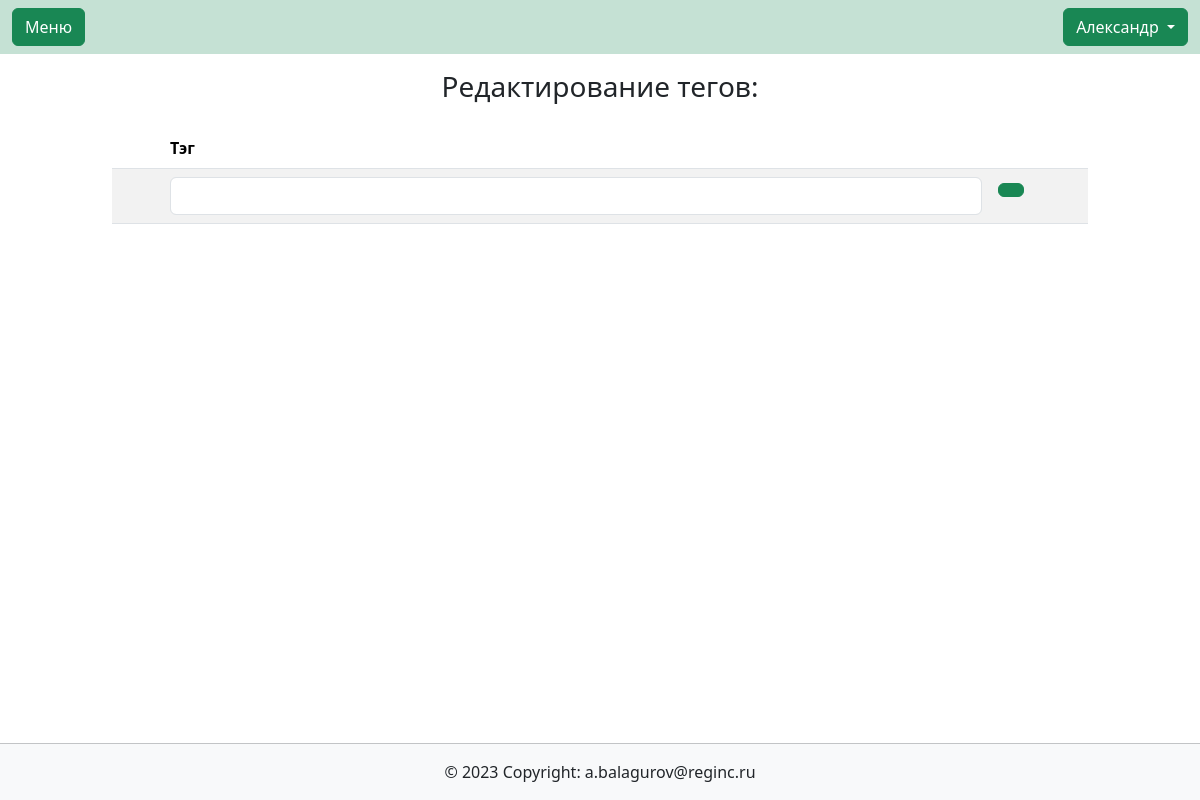
/contentmanagment/tags/ (signed in), run on an earlier commit of the app's database.
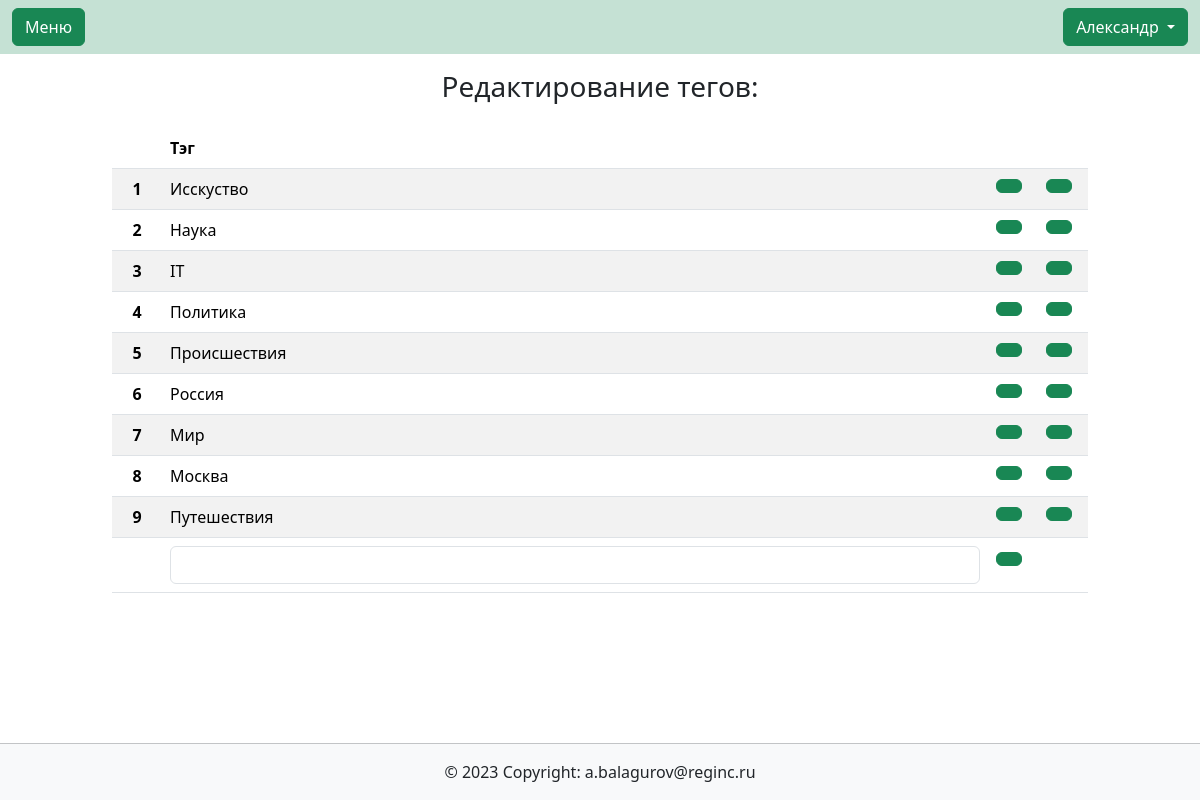
And on a later commit of the database.
### users/models.py (models this page shows, shortened)
class User(AbstractUser):
    description = models.CharField(max_length=150, blank=True, verbose_name='Занимаемая должность',)
    class Meta:
        verbose_name_plural = 'Пользователи'
        default_permissions = ()
        permissions = [
            ('edit_profile', 'Сan change his profile data'),
            ('user_administration', 'Can add, change and delete user data')
        ]

### main/models.py (models this page shows, shortened)
class TagsModel(models.Model):
    description = models.CharField(max_length=100, blank=True)
    class Meta:
        verbose_name_plural = 'Тэги публикаций'
        default_permissions = ()
        permissions = [
            ('tags_editor', 'Can edit the tags')
        ]
    def get_absolute_url(self):
        return reverse('contentmanagment:tags', kwargs={'id': self.id})

### contentmanagment/views.py (the view, shortened to what this page needs)
# urls.py: path('tags/', views.tags, name='tags'),
@permission_required(['main.tags_editor'], raise_exception=True)
def tags(request, id=None):
    tags_news = TagsModel.objects.all()
    if id is not None:
        instance = TagsModel.objects.get(pk=id)
        form = TagsForm(instance=instance)
    else:
        form = TagsForm()
    context = {
        'tags': tags_news,
        'form': form,
        'id': id,
    }
    return render(request, 'contentmanagment/tags.html', context)

### contentmanagment/forms.py
class TagsForm(forms.ModelForm):
    class Meta:
        model = TagsModel
        fields = ['description']
        widgets = {
            'description': forms.TextInput(attrs={'class': 'form-control'}),
        }

### contentmanagment/templates/contentmanagment/tags.html (shortened to what this page needs)
{% extends  'base.html' %}
{% load bootstrap_icons %}
{% block content %}
    <h3 class="text-center py-3">Редактирование тегов:</h3>
    <div class="container col-12 col-md-10">
    <table class="table table-striped">
        <thead>
          <tr>
            <th scope="col"></th>
            <th scope="col">Тэг</th>
            <th scope="col"></th>
            <th scope="col"></th>
          </tr>
        </thead>
        <tbody>
        {% for tag in tags %}
            <tr class="my-auto align-items-center">
                <th scope="row" class="my-auto py-auto text-center" style="width: 50px;">{{ forloop.counter }}</th>
                <td class="my-auto py-auto align-items-center">{{ tag.description }}</td>
                <td class="my-1 py-1" style="width: 50px;"><a class="btn btn-success" href="{{ tag.get_absolute_url }}">{% bs_icon 'pencil-fill' size='1.3em' %}</a></td>
                <td class="my-1 py-1" style="width: 50px;"><a class="btn btn-success" href="{% url 'contentmanagment:removetag' tag.id %}">{% bs_icon 'trash3-fill' size='1.3em' %}</a></td>
            </tr>
        {% endfor %}
            <form method="post">
                <tr class="my-auto align-items-center">
                    <th scope="row" class="my-auto text-center" style="width: 50px;"></th>
                    <td class="my-auto py-auto align-items-center">{{ form.description }}</td>
                    <td class="my-auto" style="width: 50px;"><button type="submit" class="btn btn-success"> </button></td>
                    <td></td>
                </tr>
            </form>
        </tbody>
    </table>
</div>
{% endblock content %}

### all_apps/templates/base.html (shortened to what this page needs)
<!DOCTYPE html>
{% load bootstrap5 %}
{% load bootstrap_icons %}
{% load static %}
{% load i18n %}
<html lang="ru">
<head>
    <link rel="stylesheet" href="{% static 'main/css/style.css' %}">
    <link href="https://cdn.jsdelivr.net/npm/select2@4.1.0-rc.0/dist/css/select2.min.css" rel="stylesheet" />
    {% bootstrap_css %}
</head>
<body class="d-flex flex-column min-vh-100">
    {% block header %}
        {% include "header.html" %}
    {% endblock header %}
    {% block content %}
    {% endblock content %}
    {% block footer %}
        {% include "footer.html" %}
    {% endblock footer %}
</body>
</html>

### all_apps/templates/header.html (shortened to what this page needs)
{% load bootstrap_icons %}
<nav class="navbar navbar-expand-lg navbar-light" style="background-color: #C5E1D4;">
    <div class="container-fluid">
        <a class="btn btn-success" data-bs-toggle="offcanvas" href="#offcanvasExample" role="button" aria-controls="offcanvasExample">
            {% bs_icon 'list' size='1.5em' %} Меню
        </a>
        {% if user.is_authenticated %}
            <div class="dropdown ms-3" style="background-color: #C5E1D4;">
                <button class="btn btn-success dropdown-toggle" id="bd-versions" data-bs-toggle="dropdown" aria-expanded="false" data-bs-display="static">
                    {{ user.last_name }} {{ user.first_name }}
                </button>
            </div>
        {% endif %}
    </div>
  </nav>

### all_apps/templates/footer.html
<footer class="bg-light text-center col-12 ">
    <hr class="p-0 m-0">
    <div class="text-center p-3">
      © 2023 Copyright:
      <a href="mailto:a.balagurov@reginc.ru" class="link-dark text-decoration-none">a.balagurov@reginc.ru</a>
    </div>
  </footer>

### main/static/main/css/style.css (style rules this page uses)
body { min-height: 100vh; position: relative; margin: 0; padding-bottom: 55px; box-sizing: border-box; }
footer { position: absolute; bottom: 0; height: 57px; }

What changed in the data, as far as the page shows it:
added TagsModel: description "Исскуство"
added TagsModel: description "Наука"
added TagsModel: description "IT"
added TagsModel: description "Политика"
added TagsModel: description "Происшествия"
added TagsModel: description "Россия"
added TagsModel: description "Мир"
added TagsModel: description "Москва"
added TagsModel: description "Путешествия"
